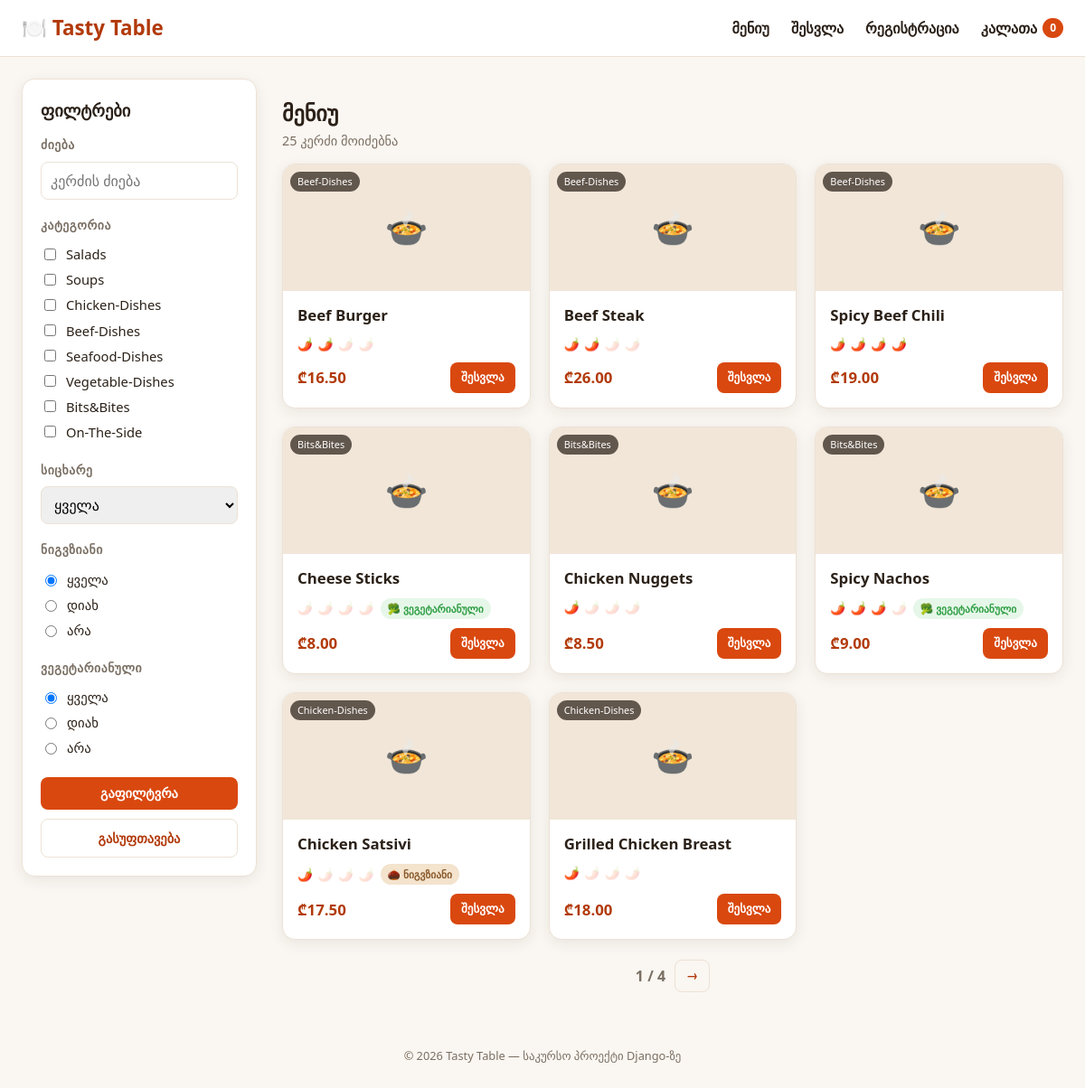
The page / on the database its author committed.
### menu/models.py (models this page shows, shortened)
class Dish(models.Model):
    SPICE_LEVEL_CHOICES = [
        (0, '0 - არ არის ცხარე'),
        (1, '1 - ოდნავ ცხარე'),
        (2, '2 - საშუალოდ ცხარე'),
        (3, '3 - ცხარე'),
        (4, '4 - ძალიან ცხარე'),
    ]
    class Category(models.TextChoices):
        SALADS = 'Salads', 'Salads'
        SOUPS = 'Soups', 'Soups'
        CHICKEN = 'Chicken-Dishes', 'Chicken-Dishes'
        BEEF = 'Beef-Dishes', 'Beef-Dishes'
        SEAFOOD = 'Seafood-Dishes', 'Seafood-Dishes'
        VEGETABLE = 'Vegetable-Dishes', 'Vegetable-Dishes'
        BITS_BITES = 'Bits&Bites', 'Bits&Bites'
        ON_THE_SIDE = 'On-The-Side', 'On-The-Side'
    name = models.CharField('დასახელება', max_length=150)
    category = models.CharField('კატეგორია', max_length=30, choices=Category.choices)
    image = models.ImageField('სურათი', upload_to='dishes/', blank=True, null=True)
    spice_level = models.PositiveSmallIntegerField(
        'სიცხარის მაჩვენებელი',
        choices=SPICE_LEVEL_CHOICES,
        validators=[MinValueValidator(0), MaxValueValidator(4)],
        default=0,
    )
    has_walnuts = models.BooleanField('ნიგვზიანია', default=False)
    is_vegetarian = models.BooleanField('ვეგეტარიანულია', default=False)
    price = models.DecimalField('ფასი', max_digits=6, decimal_places=2)
    description = models.TextField('აღწერა', blank=True)
    class Meta:
        verbose_name = 'კერძი'
        verbose_name_plural = 'კერძები'
        ordering = ['category', 'name']

### menu/views.py (the view, shortened to what this page needs)
# urls.py: path('', views.dish_list, name='dish_list'),
def dish_list(request):
    dishes = Dish.objects.all()
    search_query = request.GET.get('q', '').strip()
    if search_query:
        dishes = dishes.filter(Q(name__icontains=search_query) | Q(description__icontains=search_query))
    selected_categories = request.GET.getlist('category')
    if selected_categories:
        dishes = dishes.filter(category__in=selected_categories)
    max_spice = request.GET.get('max_spice')
    walnuts = request.GET.get('walnuts')  # 'yes' / 'no' / None (ყველა)
    if walnuts == 'yes':
        dishes = dishes.filter(has_walnuts=True)
    elif walnuts == 'no':
        dishes = dishes.filter(has_walnuts=False)
    vegetarian = request.GET.get('vegetarian')  # 'yes' / 'no' / None (ყველა)
    if vegetarian == 'yes':
        dishes = dishes.filter(is_vegetarian=True)
    elif vegetarian == 'no':
        dishes = dishes.filter(is_vegetarian=False)
    paginator = Paginator(dishes, 8)
    page_obj = paginator.get_page(request.GET.get('page'))
    context = {
        'dishes': page_obj,
        'page_obj': page_obj,
        'search_query': search_query,
        'categories': Dish.Category.choices,
        'selected_categories': selected_categories,
        'max_spice': max_spice if max_spice not in (None, '') else '',
        'walnuts': walnuts or '',
        'vegetarian': vegetarian or '',
        'spice_levels': Dish.SPICE_LEVEL_CHOICES,
        'spice_slots': range(1, 5),
        'cart_count': len(Cart(request)),
    }
    return render(request, 'menu/dish_list.html', context)

### menu/cart.py (called while the page is built)
    def __len__(self):
        return sum(self.cart.values())

### menu/templates/menu/dish_list.html (shortened to what this page needs)
{% extends 'menu/base.html' %}
{% load static %}
{% block content %}
<div class="layout">
    <aside class="filters">
        <form method="get" class="filter-form">
            <h2>ფილტრები</h2>
            <div class="filter-group">
                <h3>ძიება</h3>
                <input type="search" name="q" value="{{ search_query }}" placeholder="კერძის ძიება" class="search-input">
            </div>
            <div class="filter-group">
                <h3>კატეგორია</h3>
                {% for value, label in categories %}
                    <label class="checkbox-row">
                        <input type="checkbox" name="category" value="{{ value }}"
                            {% if value in selected_categories %}checked{% endif %}>
                        {{ label }}
                    </label>
                {% endfor %}
            </div>
            <div class="filter-group">
                <h3>სიცხარე</h3>
                <select name="max_spice">
                    <option value="">ყველა</option>
                </select>
            </div>
            <div class="filter-group">
                <h3>ნიგვზიანი</h3>
                <label class="radio-row"><input type="radio" name="walnuts" value="" {% if walnuts == '' %}checked{% endif %}> ყველა</label>
                <label class="radio-row"><input type="radio" name="walnuts" value="yes" {% if walnuts == 'yes' %}checked{% endif %}> დიახ</label>
                <label class="radio-row"><input type="radio" name="walnuts" value="no" {% if walnuts == 'no' %}checked{% endif %}> არა</label>
            </div>
            <div class="filter-group">
                <h3>ვეგეტარიანული</h3>
                <label class="radio-row"><input type="radio" name="vegetarian" value="" {% if vegetarian == '' %}checked{% endif %}> ყველა</label>
                <label class="radio-row"><input type="radio" name="vegetarian" value="yes" {% if vegetarian == 'yes' %}checked{% endif %}> დიახ</label>
                <label class="radio-row"><input type="radio" name="vegetarian" value="no" {% if vegetarian == 'no' %}checked{% endif %}> არა</label>
            </div>
            <div class="filter-actions">
                <button type="submit" class="btn btn-primary">გაფილტვრა</button>
                <a href="{% url 'dish_list' %}" class="btn btn-ghost">გასუფთავება</a>
            </div>
        </form>
    </aside>
    <section class="dish-grid-wrap">
        <h1>მენიუ</h1>
        <p class="results-count">{{ page_obj.paginator.count }} კერძი მოიძებნა</p>
        <div class="dish-grid">
            {% for dish in dishes %}
            <article class="dish-card">
                <div class="dish-image">
                    {% if dish.image %}
                        <img src="{{ dish.image.url }}" alt="{{ dish.name }}">
                    {% else %}
                        <div class="dish-image-placeholder">🍲</div>
                    {% endif %}
                    <span class="category-tag">{{ dish.get_category_display }}</span>
                </div>
                <div class="dish-body">
                    <h3 class="dish-name">{{ dish.name }}</h3>
                    <div class="dish-attrs">
                        <span class="attr spice" title="სიცხარე {{ dish.spice_level }}/4">
                            {% for i in spice_slots %}
                                {% if i <= dish.spice_level %}🌶️{% else %}<span class="chili-off">🌶️</span>{% endif %}
                            {% endfor %}
                        </span>
                        {% if dish.has_walnuts %}
                            <span class="attr pill walnut">🌰 ნიგვზიანი</span>
                        {% endif %}
                        {% if dish.is_vegetarian %}
                            <span class="attr pill veg">🥦 ვეგეტარიანული</span>
                        {% endif %}
                    </div>
                    <div class="dish-footer">
                        <span class="price">₾{{ dish.price }}</span>
                        {% if user.is_authenticated %}
                            <form method="post" action="{% url 'add_to_cart' dish.id %}">
                                {% csrf_token %}
                                <button type="submit" class="btn btn-primary btn-sm">კალათაში დამატება</button>
                            </form>
                        {% else %}
                            <a href="{% url 'login' %}?next={{ request.get_full_path|urlencode }}" class="btn btn-primary btn-sm">შესვლა</a>
                        {% endif %}
                    </div>
                </div>
            </article>
            {% empty %}
                <p class="empty-state">ამ ფილტრებით კერძი ვერ მოიძებნა. სცადეთ სხვა კომბინაცია.</p>
            {% endfor %}
        </div>
        {% if page_obj.paginator.num_pages > 1 %}
        <nav class="pagination">
            <span class="page-indicator">{{ page_obj.number }} / {{ page_obj.paginator.num_pages }}</span>
            {% if page_obj.has_next %}
                <a class="btn btn-ghost btn-sm" href="?page={{ page_obj.next_page_number }}">→</a>
            {% endif %}
        </nav>
        {% endif %}
    </section>
</div>
{% endblock %}

### menu/static/menu/css/style.css (style rules this page uses)
:root { --color-primary: #d9480f; --color-primary-dark: #b23a0a; --color-bg: #faf6f1; --color-surface: #ffffff; --color-text: #2b2118; --color-muted: #7a6f63; --color-border: #ece2d6; --color-veg: #2f9e44; --color-walnut: #8a5a2b; --radius: 14px; --shadow: 0 4px 16px rgba(43, 33, 24, 0.08); }
* { box-sizing: border-box; }
body { margin: 0; font-family: 'Segoe UI', 'Helvetica Neue', Arial, sans-serif; background: var(--color-bg); color: var(--color-text); line-height: 1.5; }
a { color: inherit; text-decoration: none; }
.layout { display: grid; grid-template-columns: 260px 1fr; gap: 28px; align-items: start; }
.filters { background: var(--color-surface); border: 1px solid var(--color-border); border-radius: var(--radius); padding: 20px; box-shadow: var(--shadow); position: sticky; top: 84px; }
.filters h2 { margin-top: 0; font-size: 1.15rem; }
.filter-group { margin-bottom: 18px; }
.filter-group h3 { font-size: 0.85rem; text-transform: uppercase; letter-spacing: 0.04em; color: var(--color-muted); margin: 0 0 8px; }
.checkbox-row, .radio-row { display: flex; align-items: center; gap: 8px; font-size: 0.92rem; padding: 3px 0; cursor: pointer; }
.filter-form select, .search-input { width: 100%; padding: 8px 10px; border-radius: 8px; border: 1px solid var(--color-border); font-size: 0.92rem; font: inherit; }
.filter-actions { display: grid; grid-template-columns: 1fr; gap: 10px; margin-top: 8px; }
.btn { display: inline-flex; align-items: center; justify-content: center; border: none; border-radius: 8px; padding: 10px 16px; font-weight: 600; font-size: 0.9rem; cursor: pointer; text-align: center; }
.filter-actions .btn { width: 100%; min-width: 0; padding-inline: 12px; white-space: normal; }
.btn-primary { background: var(--color-primary); color: #fff; }
.btn-ghost { background: transparent; color: var(--color-primary-dark); border: 1px solid var(--color-border); }
.btn-sm { padding: 7px 12px; font-size: 0.82rem; }
.dish-grid-wrap h1 { margin-bottom: 2px; }
.results-count { color: var(--color-muted); margin-top: 0; font-size: 0.9rem; }
.dish-grid { display: grid; grid-template-columns: repeat(auto-fill, minmax(230px, 1fr)); gap: 20px; }
.dish-card { background: var(--color-surface); border: 1px solid var(--color-border); border-radius: var(--radius); overflow: hidden; box-shadow: var(--shadow); display: flex; flex-direction: column; transition: transform 0.15s ease; }
.dish-image { position: relative; height: 140px; background: #f1e6d8; display: flex; align-items: center; justify-content: center; }
.dish-image-placeholder { font-size: 2.4rem; }
.category-tag { position: absolute; top: 8px; left: 8px; background: rgba(43, 33, 24, 0.72); color: #fff; font-size: 0.68rem; padding: 3px 8px; border-radius: 999px; }
.dish-body { padding: 14px 16px 16px; display: flex; flex-direction: column; gap: 10px; flex: 1; }
.dish-name { margin: 0; font-size: 1.05rem; }
.dish-attrs { display: flex; flex-wrap: wrap; gap: 6px; align-items: center; }
.attr.spice { font-size: 0.85rem; letter-spacing: 1px; }
.chili-off { opacity: 0.18; }
.pill { font-size: 0.72rem; padding: 3px 8px; border-radius: 999px; font-weight: 600; }
.pill.walnut { background: #f4e3cd; color: var(--color-walnut); }
.pill.veg { background: #e6f7e9; color: var(--color-veg); }
.dish-footer { margin-top: auto; display: flex; align-items: center; justify-content: space-between; gap: 10px; }
.price { font-weight: 700; font-size: 1.05rem; color: var(--color-primary-dark); }
.cart-actions, .pagination { display: flex; align-items: center; gap: 10px; flex-wrap: wrap; }
.pagination { justify-content: center; margin-top: 22px; }
.page-indicator { color: var(--color-muted); font-weight: 700; }
.filters .filter-actions { display: grid; grid-template-columns: 1fr; }
.filters .filter-actions .btn { width: 100%; }

### rows shown on the page
Dish: category "Beef-Dishes", name "Beef Burger", spice_level 2 (drawn), price "16.50"
Dish: category "Beef-Dishes", name "Beef Steak", spice_level 2 (drawn), price "26.00"
Dish: category "Beef-Dishes", name "Spicy Beef Chili", spice_level 4 (drawn), price "19.00"
Dish: category "Bits&Bites", name "Cheese Sticks", spice_level 0 (drawn), is_vegetarian "🥦 ვეგეტარიანული", price "8.00"
Dish: category "Bits&Bites", name "Chicken Nuggets", spice_level 1 (drawn), price "8.50"
Dish: category "Bits&Bites", name "Spicy Nachos", spice_level 3 (drawn), is_vegetarian "🥦 ვეგეტარიანული", price "9.00"
Dish: category "Chicken-Dishes", name "Chicken Satsivi", spice_level 1 (drawn), has_walnuts "🌰 ნიგვზიანი", price "17.50"
Dish: category "Chicken-Dishes", name "Grilled Chicken Breast", spice_level 1 (drawn), price "18.00"

### other values the page prints
{{ cart_count }} "0"
{{ label }} "Salads" "Soups" "Chicken-Dishes" "Beef-Dishes" "Seafood-Dishes" "Vegetable-Dishes" "Bits&Bites" "On-The-Side"
{{ page_obj.paginator.count }} "25"
{{ page_obj.number }} "1"
{{ page_obj.paginator.num_pages }} "4"
